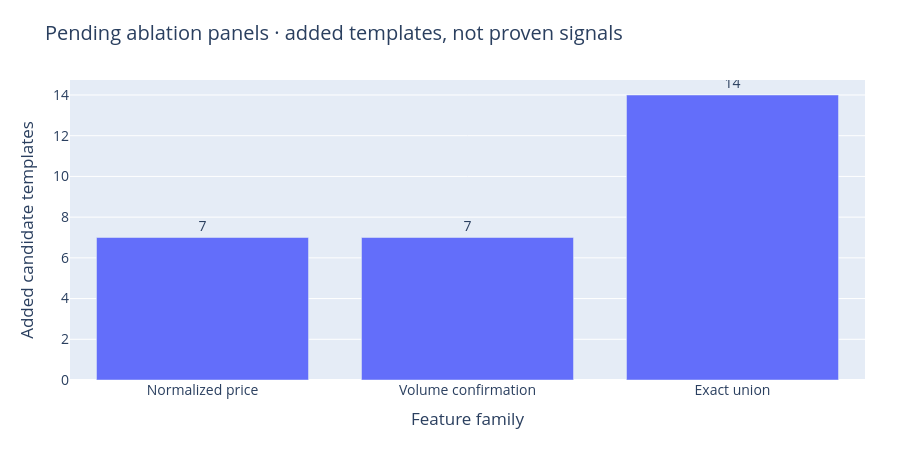

The notebook cell this image was saved under:
### Markdown cell above
## 5 · The next experiment is declared, not completed

Test `normalized_price`, `volume_confirmation`, and their exact union against
saved `current_market` controls. Three first-fold fits earn continuation only if
at least one gain reaches **0.002**, followed by inspection. At most nine new fits
and 300 cumulative study seconds are declared. No automatic full run occurs here.
No family is retained just because its chart looks plausible.

### Code cell
fig = go.Figure(go.Bar(x=['Normalized price','Volume confirmation','Exact union'],
                      y=[7,7,14], text=[7,7,14], textposition='outside'))
fig.update_layout(title='Pending ablation panels · added templates, not proven signals',
                  xaxis_title='Feature family', yaxis_title='Added candidate templates')
show(fig, 'declared_normalization_panels')

### Figure 1 — Plotly figure (JSON) as saved in the notebook; plotly's stock layout.template omitted (floating-point values rounded to 4 significant figures)
{"data": [{"text": ["7", "7", "14"], "textposition": "outside", "type": "bar", "x": ["Normalized price", "Volume confirmation", "Exact union"], "y": [7, 7, 14]}], "layout": {"font": {"size": 14}, "height": 460, "hovermode": "closest", "margin": {"b": 80, "l": 70, "r": 35, "t": 80}, "title": {"text": "Pending ablation panels · added templates, not proven signals"}, "xaxis": {"title": {"text": "Feature family"}}, "yaxis": {"title": {"text": "Added candidate templates"}}}}
